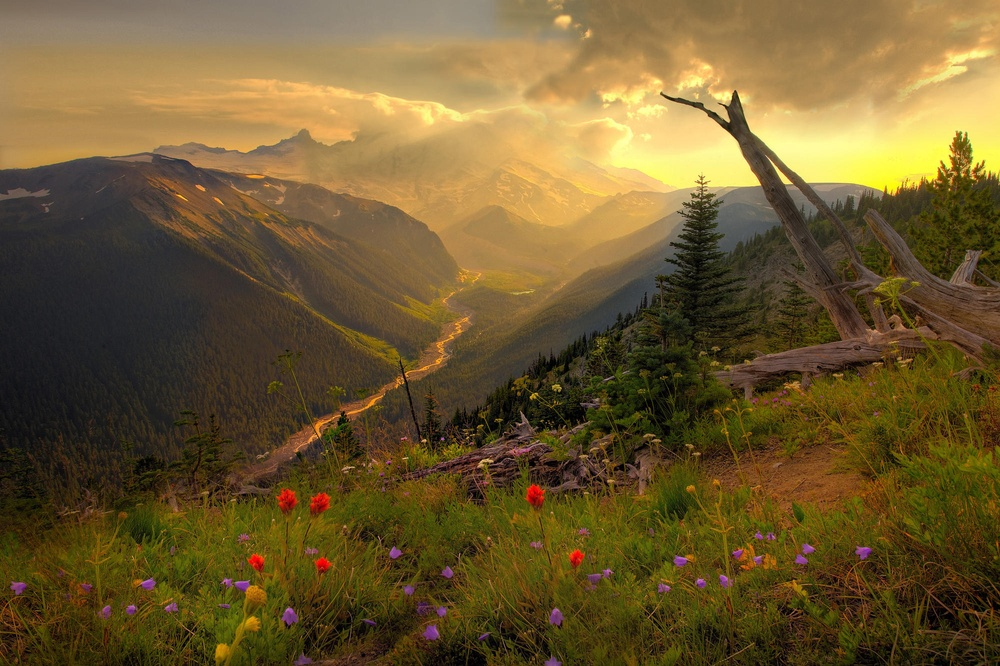
#> input picture notes/section2/chapter5/images/image.jpg, 1000 x 666 px, shrunk from 2000 x 1333 before the run
$ python kernels.py
#> lines starting #> are read from the running program, lines starting #| are printed output that depends on the picture
import cv2
import numpy as np

# cv2.filter2D() is the function used to apply kernels

# example
kernel_averaging_5_5 = np.ones((5, 5), np.float32) / 25

img = cv2.imread('./images/image.jpg')
#> img is the input picture: shape (666, 1000, 3); mean B, G, R 48.3, 89.9, 110
cv2.imshow('source', img)
cv2.waitKey()
cv2.destroyAllWindows()

smooth_img_f2d = cv2.filter2D(img, -1, kernel_averaging_5_5)
cv2.imshow('filter2d blur', smooth_img_f2d)
cv2.waitKey()
cv2.destroyAllWindows()


# smoothing/bluring images

# cv2 blur does an average of pixel values in a block and replace the center of the block with this average
blur_img = cv2.blur(img, (10, 10)) # the block will be 10x10
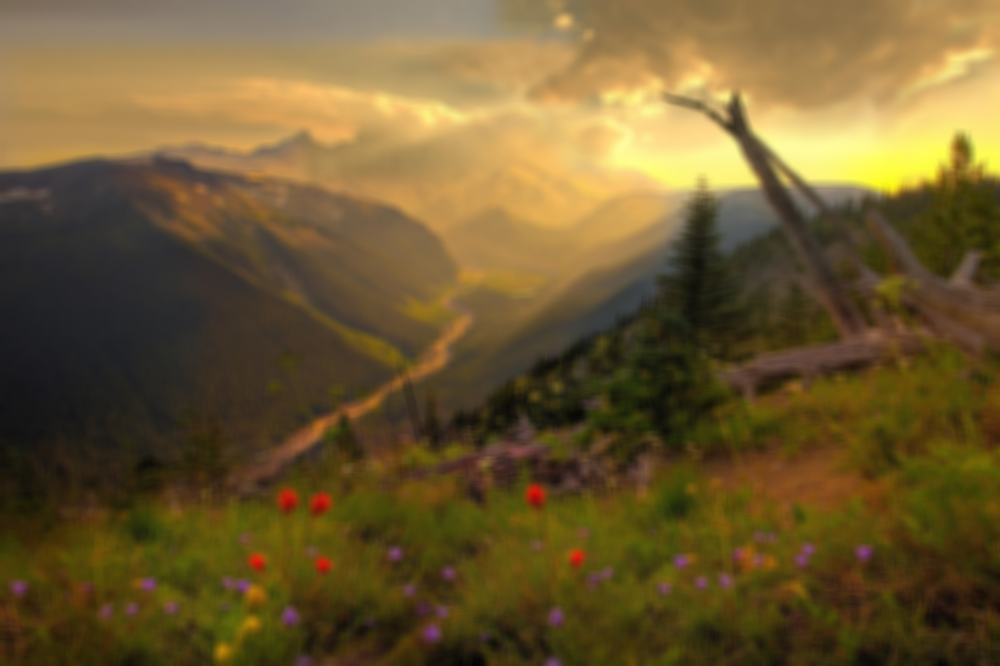
#> blur_img: shape (666, 1000, 3); mean B, G, R 48.3, 89.9, 110
cv2.imshow('cv2 blur', blur_img)
cv2.waitKey()
cv2.destroyAllWindows()

# gaussian filtering
gausian_blur_img = cv2.GaussianBlur(img, (9, 9), 0)
cv2.imshow('gausian blur', gausian_blur_img)
cv2.waitKey()
cv2.destroyAllWindows()

# median filtering
# this one in specific will reduce the salt and pepper noise of an image
'''Salt and pepper noise is a type of noise that can occur in digital images.
 It is characterized by the appearance of random black and white pixels scattered
 throughout the image. The black pixels are referred to as "salt" and the white pixels
 are referred to as "pepper", hence the name.'''
median_blur = cv2.medianBlur(img, 9)
cv2.imshow('median blur', median_blur)
cv2.waitKey()
cv2.destroyAllWindows()

# bilateral filtering
# applied to reduce noise while keeping the edges sharp
bilateral_blur = cv2.bilateralFilter(img, 5, 10, 10)
cv2.imshow('bilateral blur', median_blur)
cv2.waitKey()
cv2.destroyAllWindows()


# sharpening images
# one simple aproach is to perform unsharp masking, where an unsharp (smoothed) version of the image is
# subtracted from the original image

smoothed = cv2.GaussianBlur(img, (9, 9), 10)
unsharped = cv2.addWeighted(img, 1.5, smoothed, -1.5, 0)
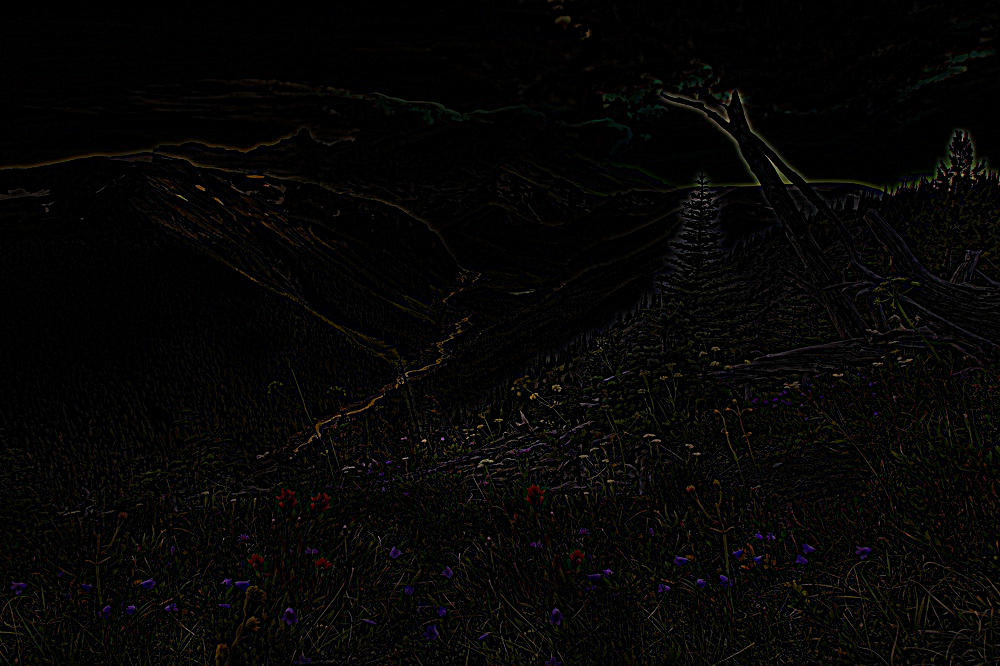
#> unsharped: shape (666, 1000, 3); mean B, G, R 4.5, 5.4, 6
cv2.imshow('unsharp masking', unsharped)
cv2.waitKey()
cv2.destroyAllWindows()

$ run again, with notes/section2/chapter5/images/dilma.jpg copied over notes/section2/chapter5/images/image.jpg
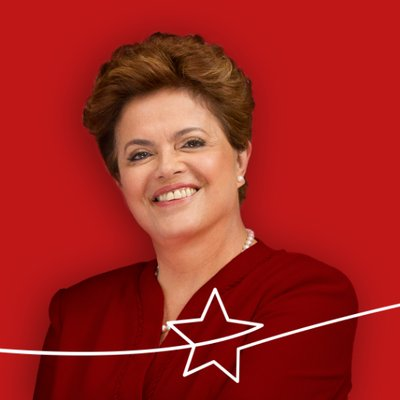
#> input picture notes/section2/chapter5/images/dilma.jpg, 400 x 400 px
#> img is the input picture: shape (400, 400, 3); mean B, G, R 31.6, 36.8, 162.8
#> `blur_img = cv2.blur(img, (10, 10))`:
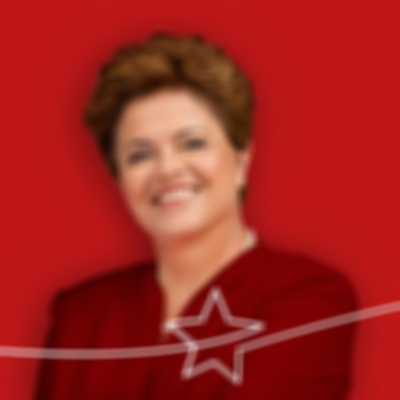
#> blur_img: shape (400, 400, 3); mean B, G, R 31.6, 36.8, 162.9
#> `unsharped = cv2.addWeighted(img, 1.5, smoothed, -1.5, 0)`:
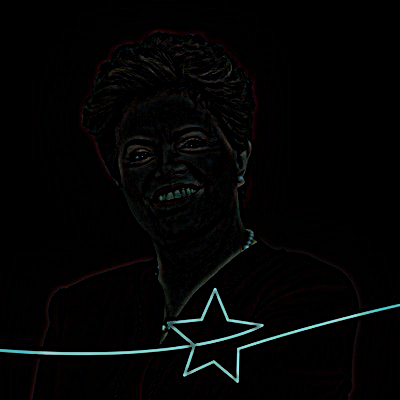
#> unsharped: shape (400, 400, 3); mean B, G, R 4.1, 4.1, 3.6

$ run again, with notes/section2/chapter5/images/wilson2.jpg copied over notes/section2/chapter5/images/image.jpg
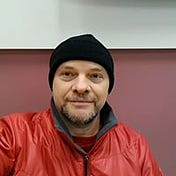
#> input picture notes/section2/chapter5/images/wilson2.jpg, 176 x 176 px
#> img is the input picture: shape (176, 176, 3); mean B, G, R 99.6, 105.9, 150.6
#> `median_blur = cv2.medianBlur(img, 9)`:
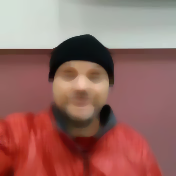
#> median_blur: shape (176, 176, 3); mean B, G, R 100, 106.4, 151.4
#> `unsharped = cv2.addWeighted(img, 1.5, smoothed, -1.5, 0)`:
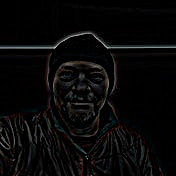
#> unsharped: shape (176, 176, 3); mean B, G, R 7.7, 7.8, 8.2
